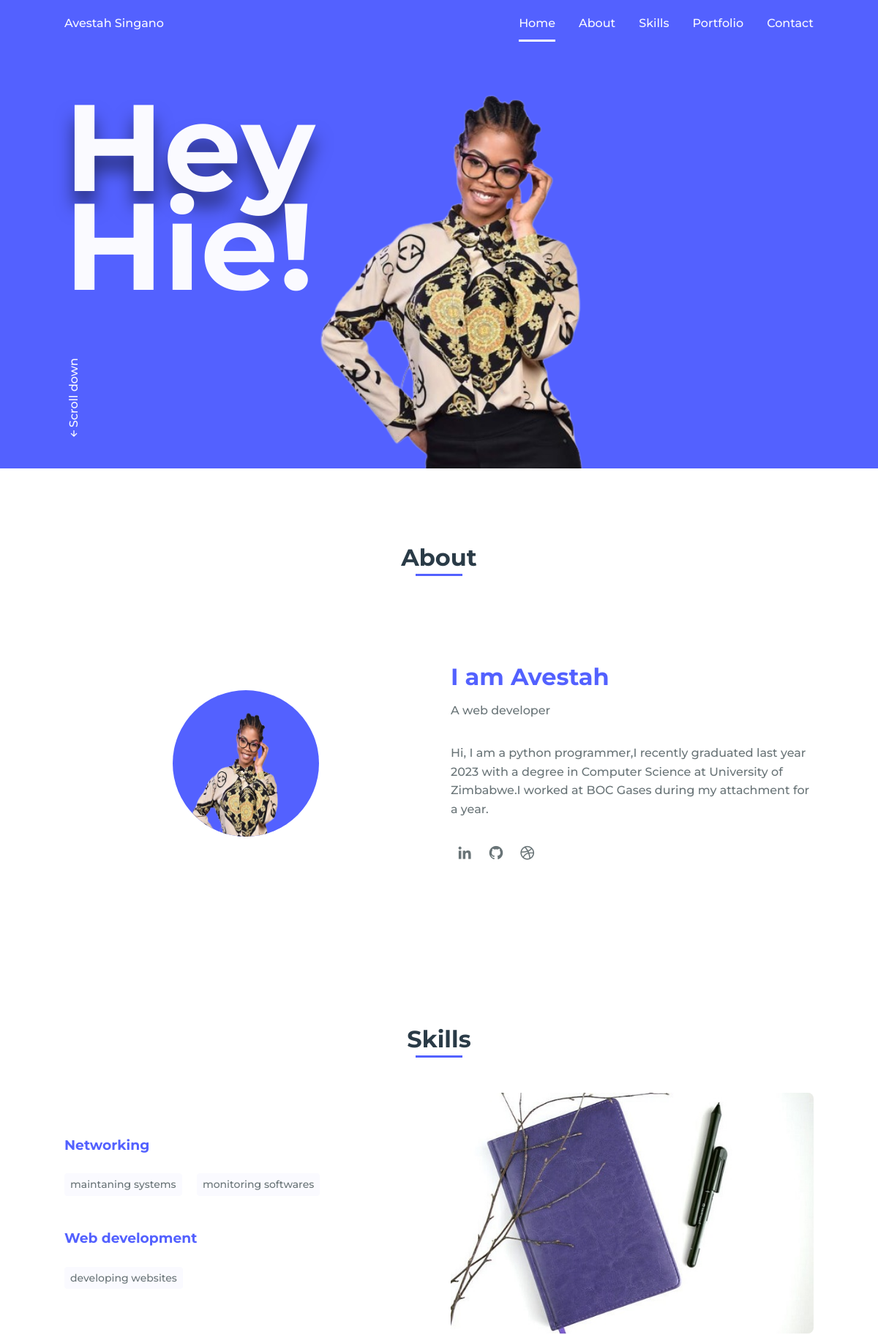
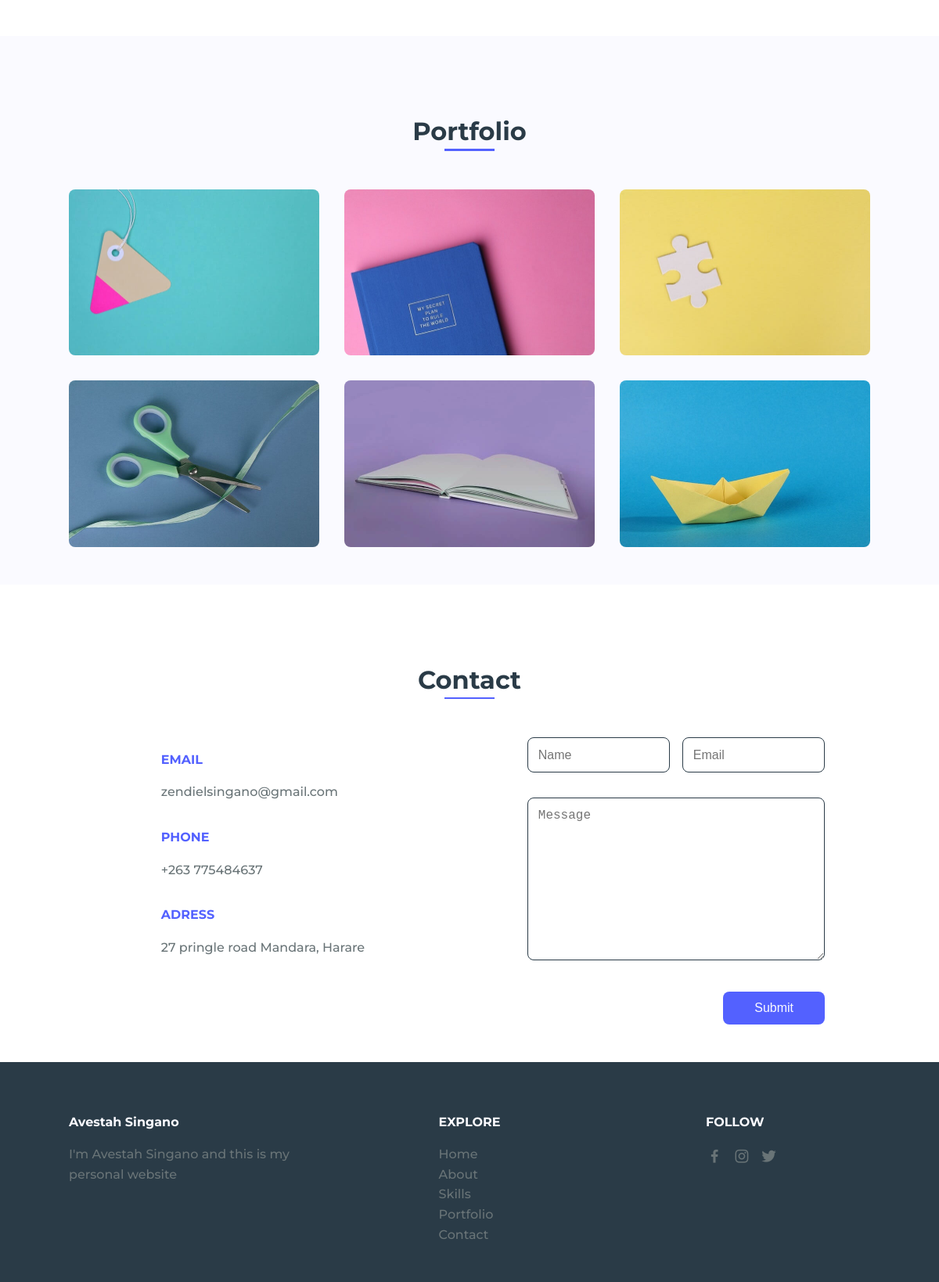
The page / on the database its author committed (2 pictures, top to bottom).
### MyPortfolio/models.py (models this page shows, shortened)
class Home(models.Model):
    name = models.CharField(max_length=20)
    greetings_1 = models.CharField(max_length=5)
    greetings_2 = models.CharField(max_length=20)
    picture = models.ImageField(upload_to='picture/')
    updated = models.DateTimeField(auto_now=True)

class About(models.Model):
    heading = models.CharField(max_length=50)
    career = models.CharField(max_length=20)
    description = models.TextField(blank=False)
    profile_img = models.ImageField(upload_to='profile/')
    updated = models.DateTimeField(auto_now=True)

class Category(models.Model):
    name = models.CharField(max_length=20)
    updated = models.DateTimeField(auto_now=True)
    class Meta:
        verbose_name = 'Skill'
        verbose_name_plural = 'Skills'

class Skills(models.Model):
    category = models.ForeignKey(Category,
                                 on_delete=models.CASCADE)
    skill_name = models.CharField(max_length=20)

### MyPortfolio/views.py (the view)
def index(request):
    home = Home.objects.latest('updated')
    about = About.objects.latest('updated')
    profiles = Profile.objects.filter(about=about)
    categories = Category.objects.all()
    context = {
        'home': home,
        'about': about,
        'profiles': profiles,
        'categories': categories,
    }
    return render(request, 'index.html', context)

### MyPortfolio/templates/index.html (shortened to what this page needs)
<!DOCTYPE html>
    <html lang="en">
 {% load static %}
    <head>
        <link rel="stylesheet" href="{% static 'assets/css/styles.css' %}">
        <link href='https://cdn.jsdelivr.net/npm/boxicons@2.0.5/css/boxicons.min.css' rel='stylesheet'>
    </head>
    <body>
        <header class="l-header">
            <nav class="nav bd-grid">
                <div>
                    <a href="#" class="nav__logo">{{ home.name }}</a>
                </div>
                <div class="nav__menu" id="nav-menu">
                    <ul class="nav__list">
                        <li class="nav__item"><a href="#home" class="nav__link active">Home</a></li>
                        <li class="nav__item"><a href="#about" class="nav__link">About</a></li>
                        <li class="nav__item"><a href="#skills" class="nav__link">Skills</a></li>
                        <li class="nav__item"><a href="#portfolio" class="nav__link">Portfolio</a></li>
                        <li class="nav__item"><a href="#contact" class="nav__link">Contact</a></li>
                    </ul>
                </div>
            </nav>
        </header>
        <main class="l-main">
            <section class="home" id="home">
                <div class="home__container bd-grid">
                    <h1 class="home__title"><span>{{ home.greetings_1}}</span><br>{{home.greetings_2}}</h1>
                    <div class="home__scroll">
                        <a href="#about" class="home__scroll-link"><i class='bx bx-up-arrow-alt' ></i>Scroll down</a>
                    </div>
                    <img src="{{home.picture.url}}" alt="" class="home__img">
                </div>
            </section>
            <section class="about section" id="about">
                <h2 class="section-title">About</h2>
                <div class="about__container bd-grid">
                    <div class="about__img">
                        <img src="{{about.profile_img.url}}" alt="">
                    </div>
                    <div>
                        <h2 class="about__subtitle">{{about.heading}}</h2>
                        <span class="about__profession">{{about.career}}</span>
                        <p class="about__text">{{about.description}}</p>
                        <div class="about__social">
                            <a href="#" class="about__social-icon"><i class='bx bxl-linkedin' ></i></a>
                            <a href="#" class="about__social-icon"><i class='bx bxl-github' ></i></a>
                            <a href="#" class="about__social-icon"><i class='bx bxl-dribbble' ></i></a>
                        </div>
                    </div>
                </div>
            </section>
            <section class="skills section" id="skills">
                <h2 class="section-title">Skills</h2>
                <div class="skills__container bd-grid">
                    <div class="skills__box">
                         {% for category in categories %}
                        <h3 class="skills__subtitle">{{category.name}}</h3>
                            {% for skills in category.skills_set.all %}
                                <span class="skills__name">{{skills.skill_name}}</span>
                            {% endfor %}
                        {% endfor %}
                    </div>
                    <div class="skills__img">
                        <img src="{% static 'assets/img/skill.jpg' %}" alt="">
                    </div>
                </div>
            </section>
            <section class="portfolio section" id="portfolio">
                <h2 class="section-title">Portfolio</h2>
                <div class="portfolio__container bd-grid">
                    <div class="portfolio__img">
                        <img src="{% static 'assets/img/work1.jpg' %}" alt="">
                    </div>
                    <div class="portfolio__img">
                        <img src="{% static 'assets/img/work2.jpg' %}" alt="">
                    </div>
                    <div class="portfolio__img">
                        <img src="{% static 'assets/img/work3.jpg' %}" alt="">
                    </div>
                    <div class="portfolio__img">
                        <img src="{% static 'assets/img/work4.jpg' %}" alt="">
                    </div>
                    <div class="portfolio__img">
                        <img src="{% static 'assets/img/work5.jpg' %}" alt="">
                    </div>
                    <div class="portfolio__img">
                        <img src="{% static 'assets/img/work6.jpg' %}" alt="">
                    </div>
                </div>
            </section>
            <section class="contact section" id="contact">
                <h2 class="section-title">Contact</h2>
                <div class="contact__container bd-grid">
                    <div class="contact__info">
                        <h3 class="contact__subtitle">EMAIL</h3>
                        <span class="contact__text">zendielsingano@gmail.com</span>
                        <h3 class="contact__subtitle">PHONE</h3>
                        <span class="contact__text">+263 775484637</span>
                        <h3 class="contact__subtitle">ADRESS</h3>
                        <span class="contact__text">27 pringle road Mandara, Harare</span>
                    </div>
                    <form method="post" class="contact__form">
                        <div class="contact__inputs">
                            <input type="text" id="name" name="name" placeholder="Name" class="contact__input">
                            <input type="email" id="email"  name="email" placeholder="Email"   class="contact__input">
                        </div>
                        <textarea name="message" id="message" placeholder="Message" cols="0" rows="10" class="contact__input"></textarea>
                        <input type="submit" value="Submit" class="contact__button">
                    </form>
                </div>
            </section>
        </main>
        <footer class="footer section">
            <div class="footer__container bd-grid">
                <div class="footer__data">
                    <h2 class="footer__title">Avestah Singano</h2>
                    <p class="footer__text">I'm Avestah Singano and this is my personal website</p>
                </div>
                <div class="footer__data">
                    <h2 class="footer__title">EXPLORE</h2>
                    <ul>
                        <li><a href="#home" class="footer__link">Home</a></li>
                        <li><a href="#about" class="footer__link">About</a></li>
                        <li><a href="#skills" class="footer__link">Skills</a></li>
                        <li><a href="#portfolio" class="footer__link">Portfolio</a></li>
                        <li><a href="#Contact" class="footer__link">Contact</a></li>
                    </ul>
                </div>
                <div class="footer__data">
                    <h2 class="footer__title">FOLLOW</h2>
                    <a href="#" class="footer__social"><i class='bx bxl-facebook' ></i></a>
                    <a href="#" class="footer__social"><i class='bx bxl-instagram' ></i></a>
                    <a href="#" class="footer__social"><i class='bx bxl-twitter' ></i></a>
                </div>
            </div>
        </footer>
    </body>
</html>

### rows shown on the page
Home: name "Avestah Singano", greetings_1 "Hey", greetings_2 "Hie!", picture (picture)
About: profile_img (picture), heading "I am Avestah", career "A web developer", description "Hi, I am a python programmer,I recently graduated last year 2023 with a degree in Computer Science at University of Zimbabwe.I worked at BOC Gases during my attachment for a year."
Category: name "Networking"
Skills: skill_name "maintaning systems"
Skills: skill_name "monitoring softwares"
Category: name "Web development"
Skills: skill_name "developing websites"
